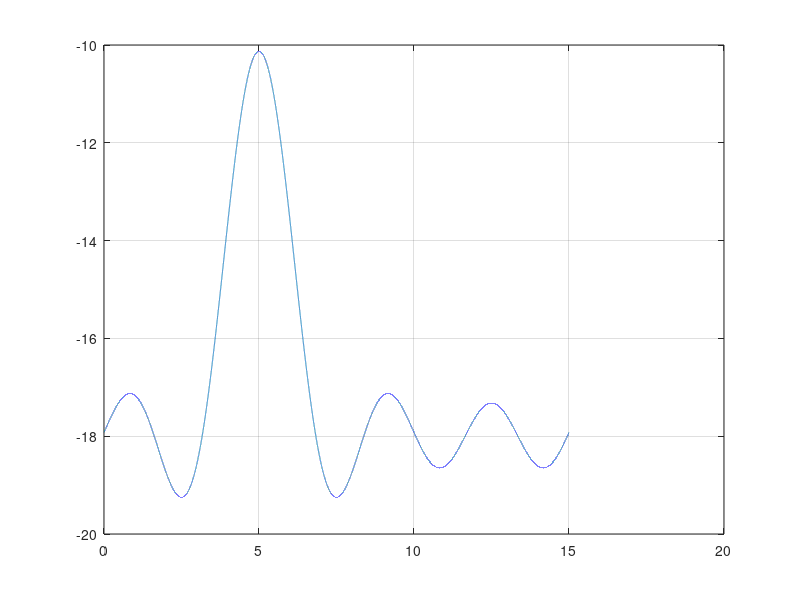

Write MATLAB code to recreate this figure.
%%
clear;

lambda = 3e-2;
dt = 1e-3;

mu = 5*4*pi/lambda*dt;
sigma = 0.5 * 4*pi/lambda*dt;
Nu = 100000;

u = linspace(0, 15, Nu)*4*pi/lambda*dt;

K = [0:1:4 101:1:105 201:1:205];

Nt = length(K);


for i = 1:Nu

    F(i) = -sum(1 + exp(-K.^2*sigma^2) - 2 .* exp(-K.^2.*sigma^2/2) .* cos(K .* (mu - u(i))));
    
end

figure; plot(u/(4*pi/lambda*dt), F); grid on;
